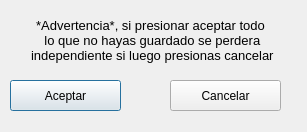
<?xml version="1.0" encoding="UTF-8"?>
<ui version="4.0">
 <class>advertencia_abrir</class>
 <widget class="QDialog" name="advertencia_abrir">
  <property name="geometry">
   <rect>
    <x>0</x>
    <y>0</y>
    <width>307</width>
    <height>132</height>
   </rect>
  </property>
  <property name="windowTitle">
   <string>Dialog</string>
  </property>
  <widget class="QPushButton" name="pushButton">
   <property name="geometry">
    <rect>
     <x>10</x>
     <y>80</y>
     <width>111</width>
     <height>31</height>
    </rect>
   </property>
   <property name="text">
    <string>Aceptar</string>
   </property>
  </widget>
  <widget class="QPushButton" name="pushButton_2">
   <property name="geometry">
    <rect>
     <x>170</x>
     <y>80</y>
     <width>111</width>
     <height>31</height>
    </rect>
   </property>
   <property name="text">
    <string>Cancelar</string>
   </property>
  </widget>
  <widget class="QLabel" name="label">
   <property name="geometry">
    <rect>
     <x>20</x>
     <y>10</y>
     <width>261</width>
     <height>61</height>
    </rect>
   </property>
   <property name="font">
    <font>
     <family>Arial</family>
     <pointsize>10</pointsize>
     <weight>50</weight>
     <bold>false</bold>
    </font>
   </property>
   <property name="text">
    <string>*Advertencia*, si presionar aceptar todo
 lo que no hayas guardado se perdera
 independiente si luego presionas cancelar</string>
   </property>
   <property name="textFormat">
    <enum>Qt::PlainText</enum>
   </property>
   <property name="alignment">
    <set>Qt::AlignCenter</set>
   </property>
  </widget>
 </widget>
 <resources/>
 <connections/>
</ui>
